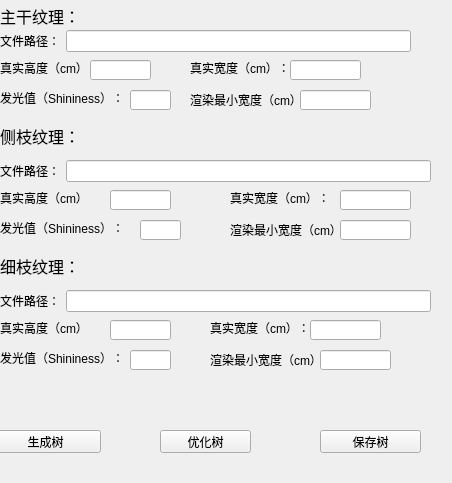
<?xml version="1.0" encoding="UTF-8"?>
<ui version="4.0">
 <class>TexForm</class>
 <widget class="QWidget" name="TexForm">
  <property name="geometry">
   <rect>
    <x>0</x>
    <y>0</y>
    <width>452</width>
    <height>483</height>
   </rect>
  </property>
  <property name="windowTitle">
   <string>Form</string>
  </property>
  <widget class="QLabel" name="label">
   <property name="geometry">
    <rect>
     <x>0</x>
     <y>0</y>
     <width>81</width>
     <height>31</height>
    </rect>
   </property>
   <property name="font">
    <font>
     <family>Agency FB</family>
     <pointsize>12</pointsize>
    </font>
   </property>
   <property name="text">
    <string>主干纹理：</string>
   </property>
  </widget>
  <widget class="QLabel" name="label_8">
   <property name="geometry">
    <rect>
     <x>0</x>
     <y>120</y>
     <width>81</width>
     <height>31</height>
    </rect>
   </property>
   <property name="font">
    <font>
     <family>Agency FB</family>
     <pointsize>12</pointsize>
    </font>
   </property>
   <property name="text">
    <string>侧枝纹理：</string>
   </property>
  </widget>
  <widget class="QLabel" name="label_23">
   <property name="geometry">
    <rect>
     <x>0</x>
     <y>250</y>
     <width>81</width>
     <height>31</height>
    </rect>
   </property>
   <property name="font">
    <font>
     <family>Agency FB</family>
     <pointsize>12</pointsize>
    </font>
   </property>
   <property name="text">
    <string>细枝纹理：</string>
   </property>
  </widget>
  <widget class="QPushButton" name="pushButton">
   <property name="geometry">
    <rect>
     <x>-10</x>
     <y>430</y>
     <width>111</width>
     <height>23</height>
    </rect>
   </property>
   <property name="text">
    <string>生成树</string>
   </property>
  </widget>
  <widget class="QPushButton" name="pushButton_2">
   <property name="geometry">
    <rect>
     <x>320</x>
     <y>430</y>
     <width>101</width>
     <height>23</height>
    </rect>
   </property>
   <property name="text">
    <string>保存树</string>
   </property>
  </widget>
  <widget class="QWidget" name="layoutWidget">
   <property name="geometry">
    <rect>
     <x>0</x>
     <y>30</y>
     <width>411</width>
     <height>22</height>
    </rect>
   </property>
   <layout class="QHBoxLayout" name="horizontalLayout">
    <item>
     <widget class="QLabel" name="label_2">
      <property name="font">
       <font>
        <family>Agency FB</family>
        <pointsize>9</pointsize>
       </font>
      </property>
      <property name="text">
       <string>文件路径：</string>
      </property>
     </widget>
    </item>
    <item>
     <widget class="QLineEdit" name="lineEdit_m1"/>
    </item>
   </layout>
  </widget>
  <widget class="QLabel" name="label_10">
   <property name="geometry">
    <rect>
     <x>190</x>
     <y>90</y>
     <width>108</width>
     <height>20</height>
    </rect>
   </property>
   <property name="text">
    <string>渲染最小宽度（cm）：</string>
   </property>
  </widget>
  <widget class="QLineEdit" name="lineEdit_m5">
   <property name="geometry">
    <rect>
     <x>300</x>
     <y>90</y>
     <width>71</width>
     <height>20</height>
    </rect>
   </property>
  </widget>
  <widget class="QLineEdit" name="lineEdit_v3">
   <property name="geometry">
    <rect>
     <x>340</x>
     <y>190</y>
     <width>71</width>
     <height>20</height>
    </rect>
   </property>
  </widget>
  <widget class="QLineEdit" name="lineEdit_v2">
   <property name="geometry">
    <rect>
     <x>110</x>
     <y>190</y>
     <width>61</width>
     <height>20</height>
    </rect>
   </property>
  </widget>
  <widget class="QLabel" name="label_9">
   <property name="geometry">
    <rect>
     <x>230</x>
     <y>190</y>
     <width>96</width>
     <height>16</height>
    </rect>
   </property>
   <property name="text">
    <string>真实宽度（cm）：</string>
   </property>
  </widget>
  <widget class="QLineEdit" name="lineEdit_v4">
   <property name="geometry">
    <rect>
     <x>140</x>
     <y>220</y>
     <width>41</width>
     <height>20</height>
    </rect>
   </property>
  </widget>
  <widget class="QWidget" name="layoutWidget_2">
   <property name="geometry">
    <rect>
     <x>0</x>
     <y>160</y>
     <width>431</width>
     <height>22</height>
    </rect>
   </property>
   <layout class="QHBoxLayout" name="horizontalLayout_2">
    <item>
     <widget class="QLabel" name="label_3">
      <property name="font">
       <font>
        <family>Agency FB</family>
        <pointsize>9</pointsize>
       </font>
      </property>
      <property name="text">
       <string>文件路径：</string>
      </property>
     </widget>
    </item>
    <item>
     <widget class="QLineEdit" name="lineEdit_v1"/>
    </item>
   </layout>
  </widget>
  <widget class="QLabel" name="label_11">
   <property name="geometry">
    <rect>
     <x>0</x>
     <y>220</y>
     <width>126</width>
     <height>16</height>
    </rect>
   </property>
   <property name="text">
    <string>发光值（Shininess）：</string>
   </property>
  </widget>
  <widget class="QLabel" name="label_12">
   <property name="geometry">
    <rect>
     <x>230</x>
     <y>220</y>
     <width>108</width>
     <height>20</height>
    </rect>
   </property>
   <property name="text">
    <string>渲染最小宽度（cm）：</string>
   </property>
  </widget>
  <widget class="QLabel" name="label_5">
   <property name="geometry">
    <rect>
     <x>0</x>
     <y>190</y>
     <width>90</width>
     <height>16</height>
    </rect>
   </property>
   <property name="text">
    <string>真实高度（cm）：</string>
   </property>
  </widget>
  <widget class="QLineEdit" name="lineEdit_v5">
   <property name="geometry">
    <rect>
     <x>340</x>
     <y>220</y>
     <width>71</width>
     <height>20</height>
    </rect>
   </property>
  </widget>
  <widget class="QLineEdit" name="lineEdit_l3">
   <property name="geometry">
    <rect>
     <x>310</x>
     <y>320</y>
     <width>71</width>
     <height>20</height>
    </rect>
   </property>
  </widget>
  <widget class="QLineEdit" name="lineEdit_l2">
   <property name="geometry">
    <rect>
     <x>110</x>
     <y>320</y>
     <width>61</width>
     <height>20</height>
    </rect>
   </property>
  </widget>
  <widget class="QLabel" name="label_13">
   <property name="geometry">
    <rect>
     <x>210</x>
     <y>320</y>
     <width>96</width>
     <height>16</height>
    </rect>
   </property>
   <property name="text">
    <string>真实宽度（cm）：</string>
   </property>
  </widget>
  <widget class="QLineEdit" name="lineEdit_l4">
   <property name="geometry">
    <rect>
     <x>130</x>
     <y>350</y>
     <width>41</width>
     <height>20</height>
    </rect>
   </property>
  </widget>
  <widget class="QWidget" name="layoutWidget_3">
   <property name="geometry">
    <rect>
     <x>0</x>
     <y>290</y>
     <width>431</width>
     <height>22</height>
    </rect>
   </property>
   <layout class="QHBoxLayout" name="horizontalLayout_3">
    <item>
     <widget class="QLabel" name="label_14">
      <property name="font">
       <font>
        <family>Agency FB</family>
        <pointsize>9</pointsize>
       </font>
      </property>
      <property name="text">
       <string>文件路径：</string>
      </property>
     </widget>
    </item>
    <item>
     <widget class="QLineEdit" name="lineEdit_l1"/>
    </item>
   </layout>
  </widget>
  <widget class="QLabel" name="label_15">
   <property name="geometry">
    <rect>
     <x>0</x>
     <y>350</y>
     <width>126</width>
     <height>16</height>
    </rect>
   </property>
   <property name="text">
    <string>发光值（Shininess）：</string>
   </property>
  </widget>
  <widget class="QLabel" name="label_16">
   <property name="geometry">
    <rect>
     <x>210</x>
     <y>350</y>
     <width>108</width>
     <height>20</height>
    </rect>
   </property>
   <property name="text">
    <string>渲染最小宽度（cm）：</string>
   </property>
  </widget>
  <widget class="QLabel" name="label_17">
   <property name="geometry">
    <rect>
     <x>0</x>
     <y>320</y>
     <width>90</width>
     <height>16</height>
    </rect>
   </property>
   <property name="text">
    <string>真实高度（cm）：</string>
   </property>
  </widget>
  <widget class="QLineEdit" name="lineEdit_l5">
   <property name="geometry">
    <rect>
     <x>320</x>
     <y>350</y>
     <width>71</width>
     <height>20</height>
    </rect>
   </property>
  </widget>
  <widget class="QLineEdit" name="lineEdit_m2">
   <property name="geometry">
    <rect>
     <x>90</x>
     <y>60</y>
     <width>61</width>
     <height>20</height>
    </rect>
   </property>
  </widget>
  <widget class="QLabel" name="label_4">
   <property name="geometry">
    <rect>
     <x>0</x>
     <y>60</y>
     <width>90</width>
     <height>16</height>
    </rect>
   </property>
   <property name="text">
    <string>真实高度（cm）：</string>
   </property>
  </widget>
  <widget class="QLabel" name="label_6">
   <property name="geometry">
    <rect>
     <x>190</x>
     <y>60</y>
     <width>96</width>
     <height>16</height>
    </rect>
   </property>
   <property name="text">
    <string>真实宽度（cm）：</string>
   </property>
  </widget>
  <widget class="QLineEdit" name="lineEdit_m3">
   <property name="geometry">
    <rect>
     <x>290</x>
     <y>60</y>
     <width>71</width>
     <height>20</height>
    </rect>
   </property>
  </widget>
  <widget class="QLabel" name="label_7">
   <property name="geometry">
    <rect>
     <x>0</x>
     <y>90</y>
     <width>126</width>
     <height>16</height>
    </rect>
   </property>
   <property name="text">
    <string>发光值（Shininess）：</string>
   </property>
  </widget>
  <widget class="QLineEdit" name="lineEdit_m4">
   <property name="geometry">
    <rect>
     <x>130</x>
     <y>90</y>
     <width>41</width>
     <height>20</height>
    </rect>
   </property>
  </widget>
  <widget class="QPushButton" name="pushButton_3">
   <property name="geometry">
    <rect>
     <x>160</x>
     <y>430</y>
     <width>91</width>
     <height>23</height>
    </rect>
   </property>
   <property name="text">
    <string>优化树</string>
   </property>
  </widget>
 </widget>
 <resources/>
 <connections/>
</ui>
